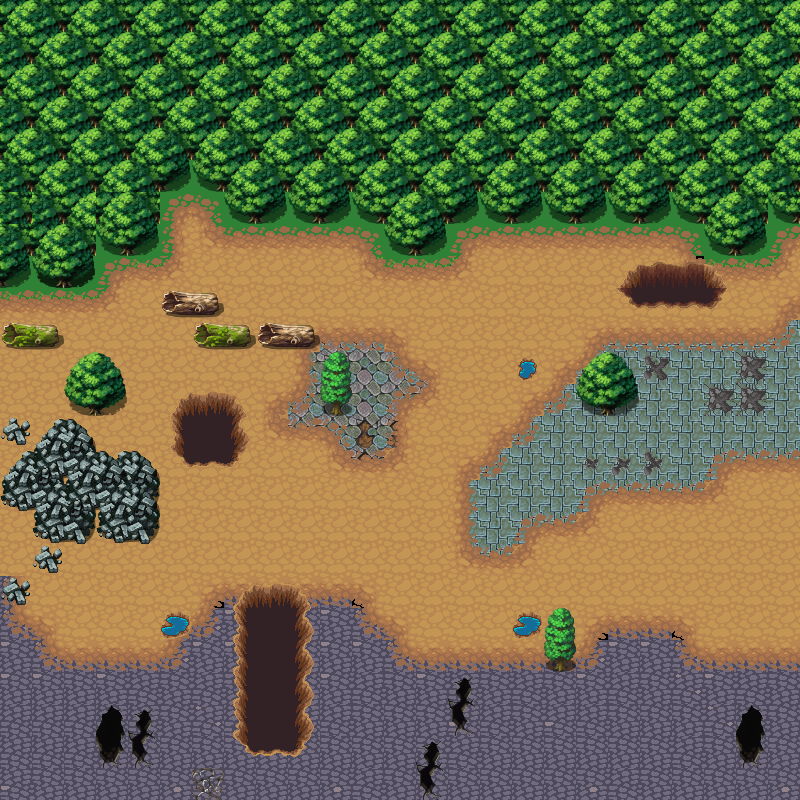

Below is a game level as drawn by its tile map, then a one-line description and the .tmx that defines it (tile-layer data replaced by summaries):
An orthogonal 25x25 tile map with 32x32 px tiles, 12 tile layers (grass, base, tile, uptile, ...), 8 tilesets and 1 object.

<map version="1.0" orientation="orthogonal" renderorder="right-down" width="25" height="25" tilewidth="32" tileheight="32" nextobjectid="1">
 <tileset firstgid="1" name="000" tilewidth="32" tileheight="32" tilecount="256" columns="16">
  <image source="Tile/000.png" width="512" height="512" />
 </tileset>
 <tileset firstgid="257" name="001" tilewidth="32" tileheight="32" tilecount="368" columns="16">
  <image source="Tile/001.png" width="512" height="736" />
 </tileset>
 <tileset firstgid="625" name="002" tilewidth="32" tileheight="32" tilecount="256" columns="16">
  <image source="Tile/002.png" width="512" height="512" />
 </tileset>
 <tileset firstgid="881" name="003" tilewidth="32" tileheight="32" tilecount="2016" columns="32">
  <image source="Tile/003.png" width="1024" height="2016" />
 </tileset>
 <tileset firstgid="2897" name="004" tilewidth="32" tileheight="32" tilecount="1024" columns="32">
  <image source="Tile/004.png" width="1024" height="1024" />
 </tileset>
 <tileset firstgid="3921" name="005" tilewidth="32" tileheight="32" tilecount="256" columns="16">
  <image source="Tile/005.png" width="512" height="512" />
 </tileset>
 <tileset firstgid="4177" name="007" tilewidth="32" tileheight="32" tilecount="192" columns="16">
  <image source="Tile/007.png" width="512" height="384" />
 </tileset>
 <tileset firstgid="4369" name="008" tilewidth="32" tileheight="32" tilecount="256" columns="16">
  <image source="Tile/008.png" width="512" height="512" />
  <tile id="101">
   <objectgroup draworder="index">
    <object id="0" x="0" y="0" width="32" height="33" />
   </objectgroup>
  </tile>
 </tileset>
 <layer name="grass" width="25" height="25">
  <data>[625 cells, 251 non-empty, 4 distinct tile ids]</data>
 </layer>
 <layer name="base" width="25" height="25">
  <data>[625 cells, 625 non-empty, 24 distinct tile ids]</data>
 </layer>
 <layer name="tile" width="25" height="25">
  <data>[625 cells, 75 non-empty, 5 distinct tile ids]</data>
 </layer>
 <layer name="uptile" width="25" height="25">
  <data>[625 cells, 50 non-empty, 12 distinct tile ids]</data>
 </layer>
 <layer name="hole" width="25" height="25">
  <data>[625 cells, 58 non-empty, 26 distinct tile ids]</data>
 </layer>
 <layer name="garbage1" width="25" height="25">
  <data>[625 cells, 11 non-empty, 5 distinct tile ids]</data>
 </layer>
 <layer name="garbage2" width="25" height="25">
  <data>[625 cells, 8 non-empty, 4 distinct tile ids]</data>
 </layer>
 <layer name="garbage3" width="25" height="25">
  <data>[625 cells, 4 non-empty, 4 distinct tile ids]</data>
 </layer>
 <layer name="garbage4" width="25" height="25">
  <data>[625 cells, 4 non-empty, 4 distinct tile ids]</data>
 </layer>
 <layer name="wood" width="25" height="25">
  <data>[625 cells, 8 non-empty, 4 distinct tile ids]</data>
 </layer>
 <layer name="downthree" width="25" height="25">
  <data>[625 cells, 6 non-empty, 3 distinct tile ids]</data>
 </layer>
 <layer name="upthree" width="25" height="25">
  <data>[625 cells, 6 non-empty, 3 distinct tile ids]</data>
 </layer>
</map>
